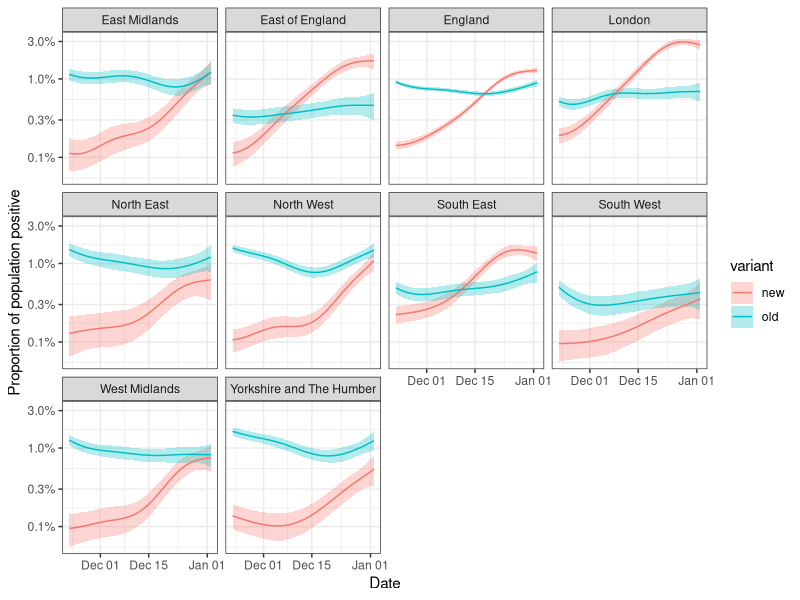
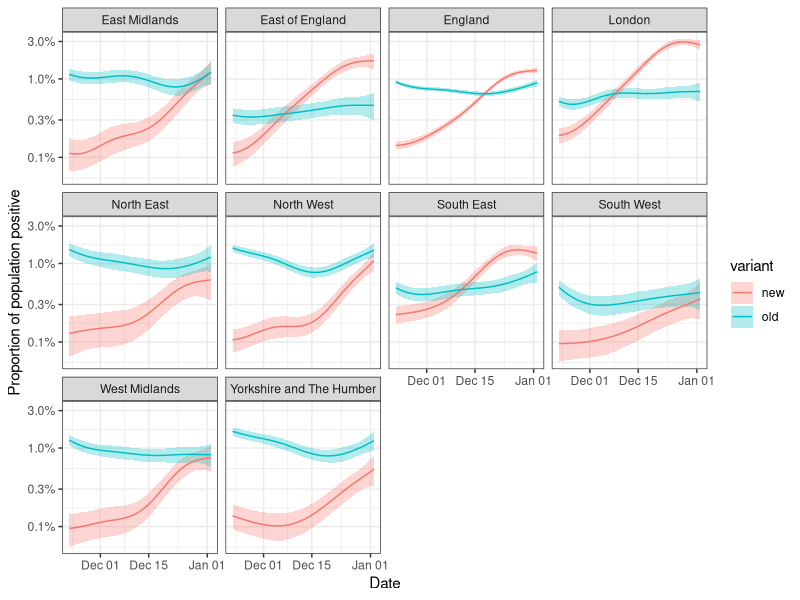

Write the R code that produced these figures, in order.
## ---- chunk 1

library(tidyverse)
data <- read_csv("data.csv") %>% mutate(Date=lubridate::dmy(Date)) %>% pivot_longer(-Date) %>% mutate(value=value/100) %>% separate(name,into=c("area","variant","type"),sep="_") %>% pivot_wider(names_from=type,values_from=value)
ggplot(data,aes(x=Date,ymin=lower,ymax=upper,y=central,fill=variant,color=variant))+geom_ribbon(alpha=0.3, colour = NA) +facet_wrap(~area)+theme_bw()+geom_line()+ scale_y_log10(labels = scales::percent)+labs(y="Proportion of population positive")
ggsave("plot.png")

